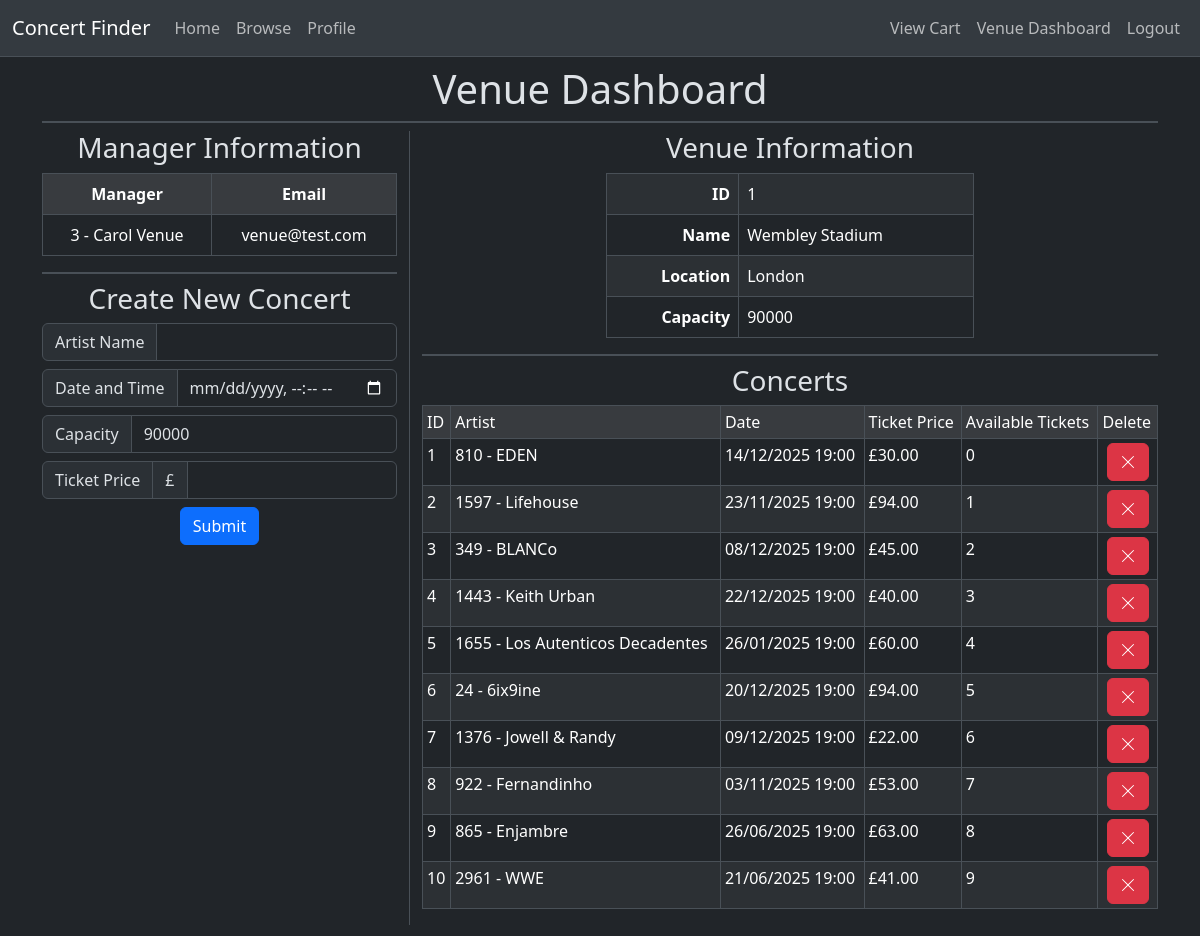
/venue (signed in), run on an earlier commit of the app's database.
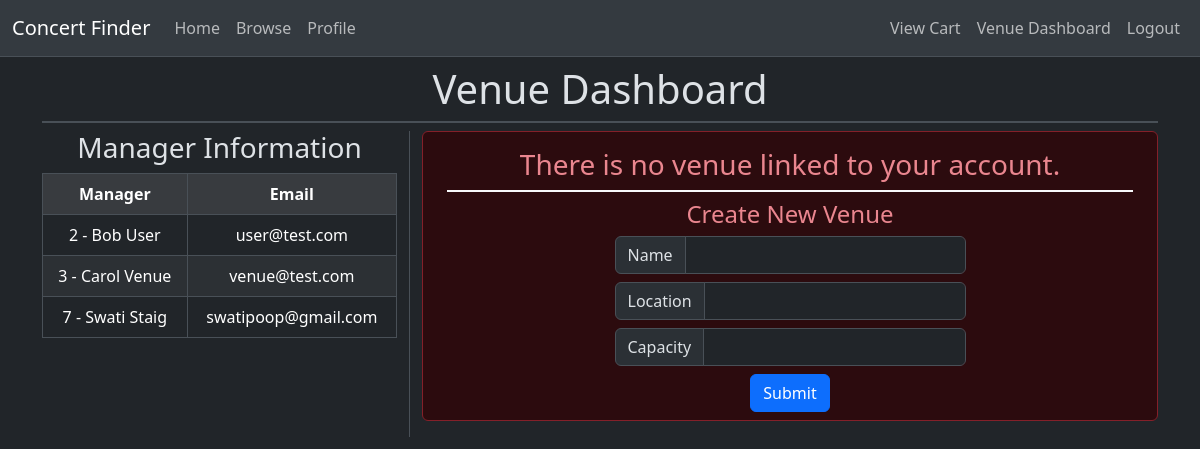
And on a later commit of the database.
### website/models.py (models this page shows, shortened)
class User(db.Model, UserMixin):
    __tablename__ = "users"
    id = db.Column(db.Integer, primary_key=True)
    firstname = db.Column(db.String(100), nullable=False)
    lastname = db.Column(db.String(100), nullable=False)
    email = db.Column(db.String(100), nullable=False, unique=True)
    password = db.Column(db.String(255), nullable=False)
    role = db.Column(db.String(100), nullable=False, default="user")
    venueId = db.Column(db.Integer, db.ForeignKey("venues.id"), default=None)
    registered_on = db.Column(db.DateTime, nullable=False)
    last_logged_in = db.Column(db.DateTime, nullable=True)
    current_logged_in = db.Column(db.DateTime, nullable=True)

class Venue(db.Model):
    __tablename__ = "venues"
    id = db.Column(db.Integer, primary_key=True)
    name = db.Column(db.String(100), nullable=False)
    location = db.Column(db.String(100), nullable=False)
    capacity = db.Column(db.Integer, nullable=False)

class Concert(db.Model):
    __tablename__ = "concerts"
    id = db.Column(db.Integer, primary_key=True)
    artistId = db.Column(db.Integer, db.ForeignKey(Artist.id))
    artistName = db.Column(db.String(100), nullable=False)
    venueId = db.Column(db.Integer, db.ForeignKey(Venue.id))
    venueName = db.Column(db.String(100), nullable=False)
    venueLocation = db.Column(db.String(100), nullable=False)
    date = db.Column(db.DateTime, nullable=True)
    ticketPrice = db.Column(db.Float, nullable=False)
    availableTickets = db.Column(db.Integer, nullable=False)

### website/venue/views.py (the view)
@venue_blueprint.route("/venue")
@login_required
@requires_roles("venue")
def venue():
    return render_template(
        "venue.html",
        managers=User.query.filter_by(venueId=current_user.venueId).all(),
        venue=Venue.query.filter_by(id=current_user.venueId).first(),
        concerts=Concert.query.filter_by(venueId=current_user.venueId).all(),
        createConcertForm=CreateConcertForm(),
        createVenueForm=CreateVenueForm(),
    )

### website/venue/forms.py
class CreateConcertForm(FlaskForm):
    artistName = StringField(
        validators=[
            InputRequired(),
            Length(1, 30, "Artist name must be between 1 and 30 characters in length."),
        ]
    )
    date = StringField(validators=[InputRequired()])
    capacity = IntegerField(validators=[InputRequired()])
    ticketPrice = IntegerField(validators=[InputRequired()])
    submit = SubmitField(validators=[InputRequired()])

class CreateVenueForm(FlaskForm):
    name = StringField(
        validators=[
            InputRequired(),
            Length(1, 30, "Name must be between 1 and 30 characters in length."),
        ]
    )
    location = StringField(
        validators=[
            InputRequired(),
            Length(1, 30, "Location must be between 1 and 30 characters in length."),
        ]
    )
    capacity = IntegerField(validators=[InputRequired()])
    submit = SubmitField(validators=[InputRequired()])

### main.py (called while the page is built)
def requires_roles(*roles):
    def wrapper(f):
        @wraps(f)
        def wrapped(*args, **kwargs):
            if current_user.role not in roles:
                return abort(403, "Forbidden")
            return f(*args, **kwargs)
        return wrapped
    return wrapper

    @login_manager.user_loader
    def load_user(id):
        return User.query.filter_by(id=id).first()

### website/templates/venue.html (shortened to what this page needs)
{% extends 'base.html' %}
{% block content %}
  <div class="container text-center mb-5">
    <h1 class="mt-2">Venue Dashboard</h1>
    <div class="border mb-2"></div>
    <div class="row">
      <div class="col-4 text-center border-end">
        <h3>Manager Information</h3>
        <table class="table table-striped table-hover table-bordered">
          <tr class="fw-medium table-active">
            <th>Manager</th>
            <th>Email</th>
          </tr>
          {% for user in managers %}
            <tr>
              <td>{{ user.id }} - {{ user.firstname + ' ' + user.lastname }}</td>
              <td>{{ user.email }}</td>
            </tr>
          {% endfor %}
        </table>
        {% if venue %}
          <div class="border mt-2 mb-2"></div>
          <div>
            <h3>Create New Concert</h3>
            <form method="POST" action="/venue/create_concert">
              <div class="mb-2 text-start input-group">
                <span class="input-group-text">Artist Name</span>
                {{ createConcertForm.artistName(class='form-control', required='required', type='text') }}
              </div>
              <div class="mb-2 text-start input-group">
                <span class="input-group-text">Date and Time</span>
                {{ createConcertForm.date(class='form-control', required='required', type='datetime-local') }}
              </div>
              <div class="mb-2 text-start input-group">
                <span class="input-group-text">Capacity</span>
                {{ createConcertForm.capacity(class='form-control', required='required', type='number', value=venue.capacity, min='0', max=venue.capacity) }}
              </div>
              <div class="mb-2 text-start input-group">
                <span class="input-group-text">Ticket Price</span>
                <span class="input-group-text">£</span>
                {{ createConcertForm.ticketPrice(class='form-control', required='required', type='number', min='0') }}
              </div>
              <div class="mb-2">{{ createConcertForm.submit(type='submit', class='btn btn-primary center') }}</div>
            </form>
          </div>
        {% endif %}
      </div>
      <div class="col text-center">
        {% if venue %}
          <h3>Venue Information</h3>
          <table class="table table-striped table-hover table-bordered w-50 mx-auto">
            <tr>
              <th class="text-end">ID</th>
              <td class="text-start">{{ venue.id }}</td>
            </tr>
            <tr>
              <th class="text-end">Name</th>
              <td class="text-start">{{ venue.name }}</td>
            </tr>
            <tr>
              <th class="text-end">Location</th>
              <td class="text-start">{{ venue.location }}</td>
            </tr>
            <tr>
              <th class="text-end">Capacity</th>
              <td class="text-start">{{ venue.capacity }}</td>
            </tr>
          </table>
          <div class="border mt-2 mb-2"></div>
          {% if concerts %}
            <h3>Concerts</h3>
            <table class="table table-striped table-hover text-start table-bordered table-sm">
              <tr class="fw-medium table-active">
                <td>ID</td>
                <td>Artist</td>
                <td>Date</td>
                <td>Ticket Price</td>
                <td>Available Tickets</td>
                <td>Delete</td>
              </tr>
              {% for concert in concerts %}
                <tr>
                  <td class="fw-medium">{{ concert.id }}</td>
                  <td>{{ concert.artistId }} - {{ concert.artistName }}</td>
                  <td>{{ concert.date.strftime('%d/%m/%Y %H:%M') }}</td>
                  <td>£{{ concert.ticketPrice }}0</td>
                  <td>{{ concert.availableTickets }}</td>
                  <td class="text-center">
                    <form method="POST" action="/venue/delete_concert">
                      <button name="delete_concert_button" class="btn btn-danger" value="{{ concert.id }}">
                        <svg xmlns="http://www.w3.org/2000/svg" width="16" height="16" fill="currentColor" class="bi bi-x-lg mb-1" viewBox="0 0 16 16">
                          <path d="M2.146 2.854a.5.5 0 1 1 .708-.708L8 7.293l5.146-5.147a.5.5 0 0 1 .708.708L8.707 8l5.147 5.146a.5.5 0 0 1-.708.708L8 8.707l-5.146 5.147a.5.5 0 0 1-.708-.708L7.293 8z" />
                        </svg>
                      </button>
                    </form>
                  </td>
                </tr>
              {% endfor %}
            </table>
          {% else %}
            <h3>There are no concerts at this venue</h3>
          {% endif %}
        {% else %}
          <div class="alert alert-danger pb-2 container justify-content-center">
            <h3>There is no venue linked to your account.</h3>
            <div class="border border-light m-2"></div>
            <h4>Create New Venue</h4>
            <div>
              <form method="POST" action="/venue/create_venue" class="w-50 mx-auto">
                <div class="text-start input-group">
                  <span class="input-group-text">Name</span>
                  {{ createVenueForm.name(class='form-control', required='required', type='text') }}
                </div>
                <div class="mt-2 text-start input-group">
                  <span class="input-group-text">Location</span>
                  {{ createVenueForm.location(class='form-control', required='required', type='text') }}
                </div>
                <div class="mt-2 text-start input-group">
                  <span class="input-group-text">Capacity</span>
                  {{ createVenueForm.capacity(class='form-control', required='required', type='number') }}
                </div>
                <div class="mt-2">{{ createVenueForm.submit(type='submit', class='btn btn-primary center') }}</div>
              </form>
            </div>
          </div>
        {% endif %}
      </div>
    </div>
  </div>
{% endblock %}

### website/templates/base.html (shortened to what this page needs)
<!DOCTYPE html>
<html data-bs-theme="dark">
  <head>
    <link href="https://cdn.jsdelivr.net/npm/bootstrap@5.3.3/dist/css/bootstrap.min.css" rel="stylesheet" />
  </head>
  <body>
    <nav class="navbar navbar-expand-lg bg-body-secondary border-bottom">
      <div class="container-fluid fw-medium">
        <a class="navbar-brand" href="{{ url_for('index') }}">Concert Finder</a>
        <div class="collapse navbar-collapse" id="navbarNav">
          <ul class="navbar-nav">
            <li class="nav-item">
              <a href="{{ url_for('index') }}" class="nav-link">Home</a>
            </li>
            <li class="nav-item">
              <a href="{{ url_for('shop.browse') }}" class="nav-link">Browse</a>
            </li>
            {% if current_user.is_authenticated %}
              <li class="nav-item">
                <a href="{{ url_for('users.profile') }}" class="nav-link">Profile</a>
              </li>
            {% endif %}
          </ul>
          <ul class="navbar-nav ms-auto flex-nowrap">
            {% if current_user.is_authenticated %}
              <li class="nav-item">
                <a href="{{ url_for('shop.cart') }}" class="nav-link">View Cart</a>
              </li>
            {% endif %}
            {% if current_user.is_authenticated and current_user.role == 'venue' %}
              <li class="nav-item">
                <a href="{{ url_for('venue.venue') }}" class="nav-link">Venue Dashboard</a>
              </li>
            {% endif %}
            {% if current_user.is_authenticated %}
              <li class="nav-item">
                <a href="{{ url_for('users.logout') }}" class="nav-link">Logout</a>
              </li>
            {% endif %}
          </ul>
        </div>
      </div>
    </nav>
    <div>
      <div>
        {% block content %}
        {% endblock %}
      </div>
    </div>
  </body>
</html>

What changed in the data, as far as the page shows it:
removed Venue: capacity "90000", id "1", name "Wembley Stadium", location "London"
removed Concert: id "1", artistId "810", artistName "EDEN", date "14/12/2025 19:00", ticketPrice "30.0", availableTickets "0"
removed Concert: id "2", artistId "1597", artistName "Lifehouse", date "23/11/2025 19:00", ticketPrice "94.0", availableTickets "1"
removed Concert: id "3", artistId "349", artistName "BLANCo", date "08/12/2025 19:00", ticketPrice "45.0", availableTickets "2"
removed Concert: id "4", artistId "1443", artistName "Keith Urban", date "22/12/2025 19:00", ticketPrice "40.0", availableTickets "3"
removed Concert: id "5", artistId "1655", artistName "Los Autenticos Decadentes", date "26/01/2025 19:00", ticketPrice "60.0", availableTickets "4"
removed Concert: id "6", artistId "24", artistName "6ix9ine", date "20/12/2025 19:00", ticketPrice "94.0", availableTickets "5"
removed Concert: id "7", artistId "1376", artistName "Jowell & Randy", date "09/12/2025 19:00", ticketPrice "22.0", availableTickets "6"
removed Concert: id "8", artistId "922", artistName "Fernandinho", date "03/11/2025 19:00", ticketPrice "53.0", availableTickets "7"
removed Concert: id "9", artistId "865", artistName "Enjambre", date "26/06/2025 19:00", ticketPrice "63.0", availableTickets "8"
removed Concert: id "10", artistId "2961", artistName "WWE", date "21/06/2025 19:00", ticketPrice "41.0", availableTickets "9"
now on this page (row edited): User: id "2", firstname+lastname "Bob User", email "user@test.com"
added User: id "7", firstname+lastname "Swati Staig", email "swatipoop@gmail.com"
Also different on the page:
form field submit: (not shown) → "Submit"
form field submit: "Submit" → (not shown)
text no longer shown: "Create New Concert Artist Name Date and Time Ticket Price £ Venue Information ID Concerts ID Artist Date Ticket Price Available Tickets Delete"
text now shown: "There is no venue linked to your account. Create New Venue"
